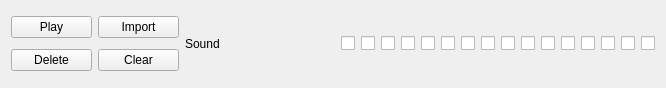
<?xml version="1.0" encoding="UTF-8"?>
<ui version="4.0">
 <class>BARSoundBar</class>
 <widget class="QWidget" name="BARSoundBar">
  <property name="geometry">
   <rect>
    <x>0</x>
    <y>0</y>
    <width>666</width>
    <height>88</height>
   </rect>
  </property>
  <property name="windowTitle">
   <string>Form</string>
  </property>
  <layout class="QHBoxLayout" name="horizontalLayout">
   <item>
    <layout class="QGridLayout" name="gridSoundBarButtons_2">
     <item row="0" column="0">
      <widget class="QPushButton" name="buttonSoundPlay_2">
       <property name="text">
        <string>Play</string>
       </property>
      </widget>
     </item>
     <item row="0" column="1">
      <widget class="QPushButton" name="buttonSoundImport_2">
       <property name="text">
        <string>Import</string>
       </property>
      </widget>
     </item>
     <item row="1" column="0">
      <widget class="QPushButton" name="buttonSoundDelete_2">
       <property name="text">
        <string>Delete</string>
       </property>
      </widget>
     </item>
     <item row="1" column="1">
      <widget class="QPushButton" name="buttonSoundClear_2">
       <property name="text">
        <string>Clear</string>
       </property>
      </widget>
     </item>
    </layout>
   </item>
   <item>
    <widget class="QLabel" name="labelSoundName_2">
     <property name="sizePolicy">
      <sizepolicy hsizetype="Fixed" vsizetype="Preferred">
       <horstretch>0</horstretch>
       <verstretch>0</verstretch>
      </sizepolicy>
     </property>
     <property name="minimumSize">
      <size>
       <width>150</width>
       <height>0</height>
      </size>
     </property>
     <property name="text">
      <string>Sound</string>
     </property>
    </widget>
   </item>
   <item>
    <widget class="QCheckBox" name="checkBox_29">
     <property name="sizePolicy">
      <sizepolicy hsizetype="Fixed" vsizetype="Fixed">
       <horstretch>0</horstretch>
       <verstretch>0</verstretch>
      </sizepolicy>
     </property>
     <property name="text">
      <string/>
     </property>
    </widget>
   </item>
   <item>
    <widget class="QCheckBox" name="checkBox_21">
     <property name="sizePolicy">
      <sizepolicy hsizetype="Fixed" vsizetype="Fixed">
       <horstretch>0</horstretch>
       <verstretch>0</verstretch>
      </sizepolicy>
     </property>
     <property name="text">
      <string/>
     </property>
    </widget>
   </item>
   <item>
    <widget class="QCheckBox" name="checkBox_25">
     <property name="sizePolicy">
      <sizepolicy hsizetype="Fixed" vsizetype="Fixed">
       <horstretch>0</horstretch>
       <verstretch>0</verstretch>
      </sizepolicy>
     </property>
     <property name="text">
      <string/>
     </property>
    </widget>
   </item>
   <item>
    <widget class="QCheckBox" name="checkBox_28">
     <property name="sizePolicy">
      <sizepolicy hsizetype="Fixed" vsizetype="Fixed">
       <horstretch>0</horstretch>
       <verstretch>0</verstretch>
      </sizepolicy>
     </property>
     <property name="text">
      <string/>
     </property>
    </widget>
   </item>
   <item>
    <widget class="QCheckBox" name="checkBox_31">
     <property name="sizePolicy">
      <sizepolicy hsizetype="Fixed" vsizetype="Fixed">
       <horstretch>0</horstretch>
       <verstretch>0</verstretch>
      </sizepolicy>
     </property>
     <property name="text">
      <string/>
     </property>
    </widget>
   </item>
   <item>
    <widget class="QCheckBox" name="checkBox_22">
     <property name="sizePolicy">
      <sizepolicy hsizetype="Fixed" vsizetype="Fixed">
       <horstretch>0</horstretch>
       <verstretch>0</verstretch>
      </sizepolicy>
     </property>
     <property name="text">
      <string/>
     </property>
    </widget>
   </item>
   <item>
    <widget class="QCheckBox" name="checkBox_24">
     <property name="sizePolicy">
      <sizepolicy hsizetype="Fixed" vsizetype="Fixed">
       <horstretch>0</horstretch>
       <verstretch>0</verstretch>
      </sizepolicy>
     </property>
     <property name="text">
      <string/>
     </property>
    </widget>
   </item>
   <item>
    <widget class="QCheckBox" name="checkBox_30">
     <property name="sizePolicy">
      <sizepolicy hsizetype="Fixed" vsizetype="Fixed">
       <horstretch>0</horstretch>
       <verstretch>0</verstretch>
      </sizepolicy>
     </property>
     <property name="text">
      <string/>
     </property>
    </widget>
   </item>
   <item>
    <widget class="QCheckBox" name="checkBox_27">
     <property name="sizePolicy">
      <sizepolicy hsizetype="Fixed" vsizetype="Fixed">
       <horstretch>0</horstretch>
       <verstretch>0</verstretch>
      </sizepolicy>
     </property>
     <property name="text">
      <string/>
     </property>
    </widget>
   </item>
   <item>
    <widget class="QCheckBox" name="checkBox_26">
     <property name="sizePolicy">
      <sizepolicy hsizetype="Fixed" vsizetype="Fixed">
       <horstretch>0</horstretch>
       <verstretch>0</verstretch>
      </sizepolicy>
     </property>
     <property name="text">
      <string/>
     </property>
    </widget>
   </item>
   <item>
    <widget class="QCheckBox" name="checkBox_23">
     <property name="sizePolicy">
      <sizepolicy hsizetype="Fixed" vsizetype="Fixed">
       <horstretch>0</horstretch>
       <verstretch>0</verstretch>
      </sizepolicy>
     </property>
     <property name="text">
      <string/>
     </property>
    </widget>
   </item>
   <item>
    <widget class="QCheckBox" name="checkBox_32">
     <property name="sizePolicy">
      <sizepolicy hsizetype="Fixed" vsizetype="Fixed">
       <horstretch>0</horstretch>
       <verstretch>0</verstretch>
      </sizepolicy>
     </property>
     <property name="text">
      <string/>
     </property>
    </widget>
   </item>
   <item>
    <widget class="QCheckBox" name="checkBox_8">
     <property name="sizePolicy">
      <sizepolicy hsizetype="Fixed" vsizetype="Fixed">
       <horstretch>0</horstretch>
       <verstretch>0</verstretch>
      </sizepolicy>
     </property>
     <property name="text">
      <string/>
     </property>
    </widget>
   </item>
   <item>
    <widget class="QCheckBox" name="checkBox_5">
     <property name="sizePolicy">
      <sizepolicy hsizetype="Fixed" vsizetype="Fixed">
       <horstretch>0</horstretch>
       <verstretch>0</verstretch>
      </sizepolicy>
     </property>
     <property name="text">
      <string/>
     </property>
    </widget>
   </item>
   <item>
    <widget class="QCheckBox" name="checkBox_6">
     <property name="sizePolicy">
      <sizepolicy hsizetype="Fixed" vsizetype="Fixed">
       <horstretch>0</horstretch>
       <verstretch>0</verstretch>
      </sizepolicy>
     </property>
     <property name="text">
      <string/>
     </property>
     <property name="iconSize">
      <size>
       <width>16</width>
       <height>50</height>
      </size>
     </property>
    </widget>
   </item>
   <item>
    <widget class="QCheckBox" name="checkBox_7">
     <property name="sizePolicy">
      <sizepolicy hsizetype="Fixed" vsizetype="Fixed">
       <horstretch>0</horstretch>
       <verstretch>0</verstretch>
      </sizepolicy>
     </property>
     <property name="text">
      <string/>
     </property>
    </widget>
   </item>
  </layout>
 </widget>
 <resources/>
 <connections/>
</ui>
